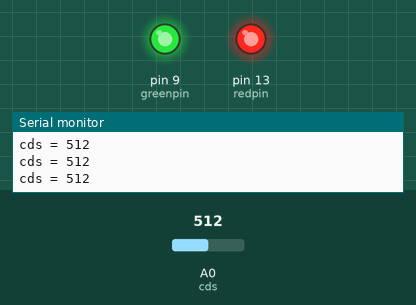
Simulated run of this sketch. Board: Arduino Uno, built with avr-gcc and run on an emulated ATmega328P. Parts: output pins drawn as LEDs (lit = HIGH), the last lines printed to the serial monitor. Inputs (shaded band) come from the test bench; at power-on: A0 (cds) = 512.

Above: at 1.3 s.
1.4 s: A0 (cds) set to 109
2.9 s: A0 (cds) set to 89
At 3.5 s:
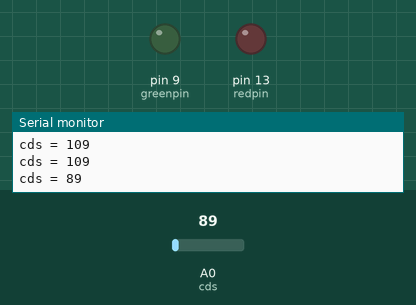
4.5 s: A0 (cds) set to 110
At 5.7 s:
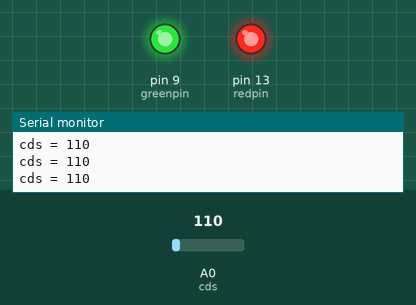
6.0 s: A0 (cds) set to 90
At 7.1 s:
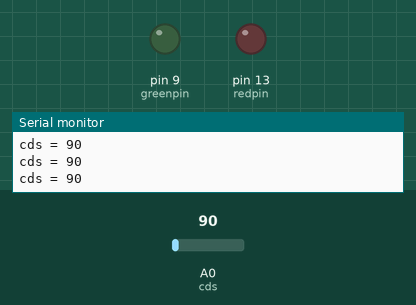
Timing chart, 0 to 8.5 s (numbered marks = the images above; inputs shaded):
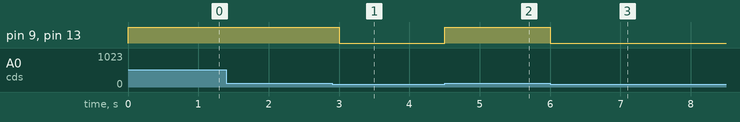

Measured:
- the behaviour switches between 100 and 99 on A0 (cds) (found by bisection; images 0 and 1)
- after the input at 2.9 s, pin 9 (greenpin), pin 13 (redpin): HIGH → LOW after 0.10 s
- after the input at 4.5 s, pin 9 (greenpin), pin 13 (redpin): LOW → HIGH at once
- after the input at 6.0 s, pin 9 (greenpin), pin 13 (redpin): HIGH → LOW at once

The sketch:

0527_AIstreetlight_1.ino
```cpp
int cds = A0;
int redpin = 13;
int greenpin = 9;

void setup()
{
  pinMode(redpin, OUTPUT);
  pinMode(greenpin, OUTPUT);
  Serial.begin(9600);
}

void loop()
{
  int cdsValue = analogRead(cds);
  Serial.print("cds = ");
  Serial.println(cdsValue);

  if (cdsValue >= 100){
    digitalWrite(redpin, 1);
    digitalWrite(greenpin, 1);
  }
  else {
    digitalWrite(redpin, 0);
    digitalWrite(greenpin, 0);
  }
  delay(500);
}
```
